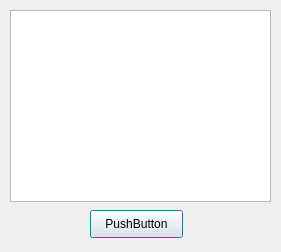
<?xml version="1.0" encoding="UTF-8"?>
<ui version="4.0">
 <class>dSomeWindow</class>
 <widget class="QDialog" name="dSomeWindow">
  <property name="geometry">
   <rect>
    <x>0</x>
    <y>0</y>
    <width>281</width>
    <height>252</height>
   </rect>
  </property>
  <property name="windowTitle">
   <string>This is my Dialog</string>
  </property>
  <widget class="QPushButton" name="pushButton">
   <property name="geometry">
    <rect>
     <x>90</x>
     <y>210</y>
     <width>93</width>
     <height>28</height>
    </rect>
   </property>
   <property name="text">
    <string>PushButton</string>
   </property>
  </widget>
  <widget class="QListView" name="listView">
   <property name="geometry">
    <rect>
     <x>10</x>
     <y>10</y>
     <width>261</width>
     <height>192</height>
    </rect>
   </property>
  </widget>
 </widget>
 <resources/>
 <connections/>
</ui>
